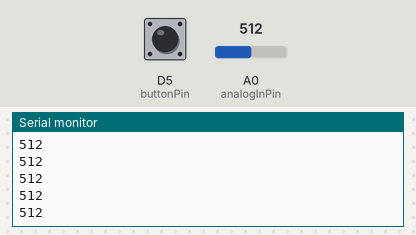
The sketch below on a simulated ESP8266 (NodeMCU). On the bench: the last lines printed to the serial monitor. Inputs (shaded band) come from the test bench; at power-on: D5 (buttonPin) LOW, A0 (analogInPin) = 512.

Above: at 1.2 s.
1.3 s: D5 (buttonPin) pulled HIGH for 0.15 s
At 2.2 s:
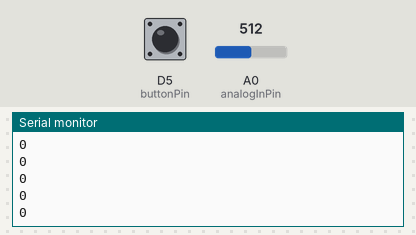
2.9 s: A0 (analogInPin) set to 716
At 3.7 s:
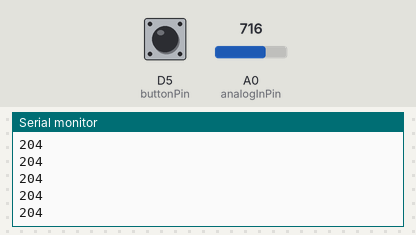
4.4 s: A0 (analogInPin) set to 900
At 5.2 s:
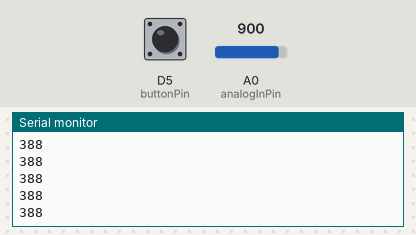
Timing chart, 0 to 7.4 s (numbered marks = the images above; inputs shaded):
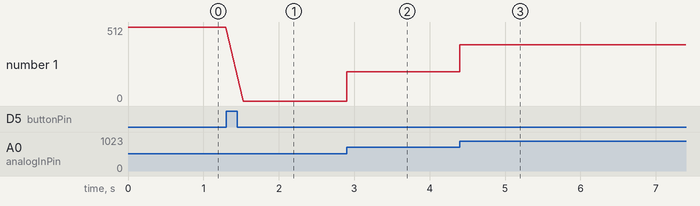

Measured:
- after the input at 1.3 s, the serial monitor: prints a new line at once (image 1)
- after the input at 2.9 s, the serial monitor: prints a new line at once (image 2)
- after the input at 4.4 s, the serial monitor: prints a new line at once (image 3)
- plotted number 1: 512 → 0 after the input at 1.3 s, 0 → 204 after the input at 2.9 s, 204 → 388 after the input at 4.4 s

The sketch:

measurements.ino
```cpp
const int analogInPin = A0;  // Analog input pin that the pressure sensor is connected to
const int buttonPin =D5;
int calibVal= 0;
void setup() {
  // initialize serial communications at 9600 bps:
  Serial.begin(9600);

  pinMode(buttonPin, INPUT);
}

int sensorValue = 0;
void loop() {
  // read the analog in value:
  if (digitalRead(buttonPin)== HIGH)
    calibVal = avgCalib(100);
  sensorValue = analogRead(analogInPin)-calibVal;
  Serial.println(sensorValue);

  delay(2);
}

int avgCalib(int n){
  int result = 0;
  Serial.println("Calibrating");
  for(int i = 0; i< n;i++){
    result += analogRead(analogInPin);
    delay(2);
  }
  return result/n;
}
```
